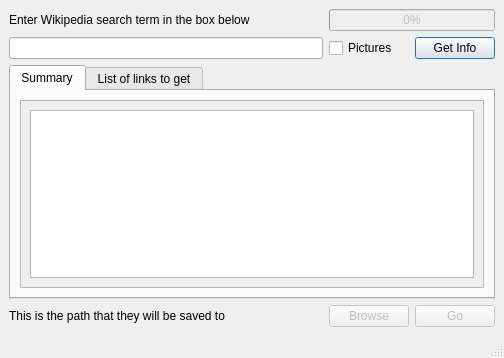
<?xml version="1.0" encoding="UTF-8"?>
<ui version="4.0">
 <class>MainWindow</class>
 <widget class="QMainWindow" name="MainWindow">
  <property name="geometry">
   <rect>
    <x>0</x>
    <y>0</y>
    <width>504</width>
    <height>358</height>
   </rect>
  </property>
  <property name="windowTitle">
   <string>MainWindow</string>
  </property>
  <widget class="QWidget" name="centralwidget">
   <layout class="QGridLayout" name="gridLayout">
    <item row="1" column="2">
     <widget class="QPushButton" name="tryWikipediaSearchButton">
      <property name="text">
       <string>Get Info</string>
      </property>
      <property name="autoDefault">
       <bool>true</bool>
      </property>
      <property name="default">
       <bool>true</bool>
      </property>
     </widget>
    </item>
    <item row="3" column="2">
     <widget class="QPushButton" name="saveFilesButton">
      <property name="enabled">
       <bool>false</bool>
      </property>
      <property name="toolTip">
       <string>Save Database</string>
      </property>
      <property name="text">
       <string>Go</string>
      </property>
     </widget>
    </item>
    <item row="3" column="1">
     <widget class="QPushButton" name="saveDirectoryButton">
      <property name="enabled">
       <bool>false</bool>
      </property>
      <property name="text">
       <string>Browse</string>
      </property>
     </widget>
    </item>
    <item row="0" column="1" colspan="2">
     <widget class="QProgressBar" name="progressBar">
      <property name="enabled">
       <bool>false</bool>
      </property>
      <property name="value">
       <number>0</number>
      </property>
     </widget>
    </item>
    <item row="2" column="0" colspan="3">
     <widget class="QTabWidget" name="tabsSummaryLinkList">
      <property name="toolTip">
       <string>Links to all the wikipedia pages that will be downloaded along with the initial one</string>
      </property>
      <property name="currentIndex">
       <number>0</number>
      </property>
      <widget class="QWidget" name="tab_3">
       <attribute name="title">
        <string>Summary</string>
       </attribute>
       <layout class="QVBoxLayout" name="verticalLayout_2">
        <item>
         <widget class="QScrollArea" name="scrollArea">
          <property name="widgetResizable">
           <bool>true</bool>
          </property>
          <widget class="QWidget" name="scrollAreaWidgetContents">
           <property name="geometry">
            <rect>
             <x>0</x>
             <y>0</y>
             <width>460</width>
             <height>180</height>
            </rect>
           </property>
           <layout class="QHBoxLayout" name="horizontalLayout">
            <item>
             <widget class="QTextBrowser" name="summaryTextBox">
              <property name="sizeAdjustPolicy">
               <enum>QAbstractScrollArea::AdjustIgnored</enum>
              </property>
              <property name="html">
               <string>&lt;!DOCTYPE HTML PUBLIC &quot;-//W3C//DTD HTML 4.0//EN&quot; &quot;http://www.w3.org/TR/REC-html40/strict.dtd&quot;&gt;
&lt;html&gt;&lt;head&gt;&lt;meta name=&quot;qrichtext&quot; content=&quot;1&quot; /&gt;&lt;meta charset=&quot;utf-8&quot; /&gt;&lt;style type=&quot;text/css&quot;&gt;
p, li { white-space: pre-wrap; }
&lt;/style&gt;&lt;/head&gt;&lt;body style=&quot; font-family:'Segoe UI'; font-size:9pt; font-weight:400; font-style:normal;&quot;&gt;
&lt;p style=&quot;-qt-paragraph-type:empty; margin-top:0px; margin-bottom:0px; margin-left:0px; margin-right:0px; -qt-block-indent:0; text-indent:0px;&quot;&gt;&lt;br /&gt;&lt;/p&gt;&lt;/body&gt;&lt;/html&gt;</string>
              </property>
             </widget>
            </item>
           </layout>
          </widget>
         </widget>
        </item>
       </layout>
      </widget>
      <widget class="QWidget" name="tab_4">
       <attribute name="title">
        <string>List of links to get</string>
       </attribute>
       <layout class="QHBoxLayout" name="horizontalLayout_3">
        <item>
         <widget class="QScrollArea" name="scrollArea_2">
          <property name="widgetResizable">
           <bool>true</bool>
          </property>
          <widget class="QWidget" name="scrollAreaWidgetContents_2">
           <property name="geometry">
            <rect>
             <x>0</x>
             <y>0</y>
             <width>460</width>
             <height>180</height>
            </rect>
           </property>
           <layout class="QHBoxLayout" name="horizontalLayout_2">
            <item>
             <layout class="QVBoxLayout" name="verticalLayout">
              <item>
               <widget class="QLabel" name="progressTracker">
                <property name="text">
                 <string/>
                </property>
               </widget>
              </item>
              <item>
               <widget class="QListWidget" name="listOfLinksBox"/>
              </item>
             </layout>
            </item>
           </layout>
          </widget>
         </widget>
        </item>
       </layout>
      </widget>
     </widget>
    </item>
    <item row="0" column="0">
     <widget class="QLabel" name="mainLabel">
      <property name="text">
       <string>Enter Wikipedia search term in the box below</string>
      </property>
     </widget>
    </item>
    <item row="1" column="0">
     <widget class="QLineEdit" name="searchTerm">
      <property name="statusTip">
       <string/>
      </property>
      <property name="whatsThis">
       <string>&lt;html&gt;&lt;head/&gt;&lt;body&gt;&lt;p&gt;Search Box&lt;/p&gt;&lt;/body&gt;&lt;/html&gt;</string>
      </property>
      <property name="clearButtonEnabled">
       <bool>false</bool>
      </property>
     </widget>
    </item>
    <item row="1" column="1">
     <widget class="QCheckBox" name="picturesCheck">
      <property name="toolTip">
       <string>Recursively get every page that is linked to any page linked to any page linked.....</string>
      </property>
      <property name="text">
       <string>Pictures</string>
      </property>
     </widget>
    </item>
    <item row="3" column="0">
     <widget class="QLabel" name="filePathLabel">
      <property name="text">
       <string>This is the path that they will be saved to</string>
      </property>
     </widget>
    </item>
   </layout>
  </widget>
  <widget class="QStatusBar" name="statusbar"/>
 </widget>
 <resources/>
 <connections/>
</ui>
